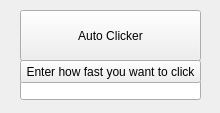
<?xml version="1.0" encoding="UTF-8"?>
<ui version="4.0">
 <class>Form</class>
 <widget class="QWidget" name="Form">
  <property name="geometry">
   <rect>
    <x>0</x>
    <y>0</y>
    <width>220</width>
    <height>113</height>
   </rect>
  </property>
  <property name="windowTitle">
   <string>Form</string>
  </property>
  <widget class="QPushButton" name="autoclicker">
   <property name="geometry">
    <rect>
     <x>20</x>
     <y>10</y>
     <width>181</width>
     <height>51</height>
    </rect>
   </property>
   <property name="text">
    <string>Auto Clicker</string>
   </property>
  </widget>
  <widget class="QLineEdit" name="lineEdit">
   <property name="geometry">
    <rect>
     <x>20</x>
     <y>80</y>
     <width>181</width>
     <height>20</height>
    </rect>
   </property>
  </widget>
  <widget class="QPushButton" name="pushButton">
   <property name="geometry">
    <rect>
     <x>20</x>
     <y>60</y>
     <width>181</width>
     <height>23</height>
    </rect>
   </property>
   <property name="text">
    <string>Enter how fast you want to click</string>
   </property>
  </widget>
 </widget>
 <resources/>
 <connections/>
</ui>
